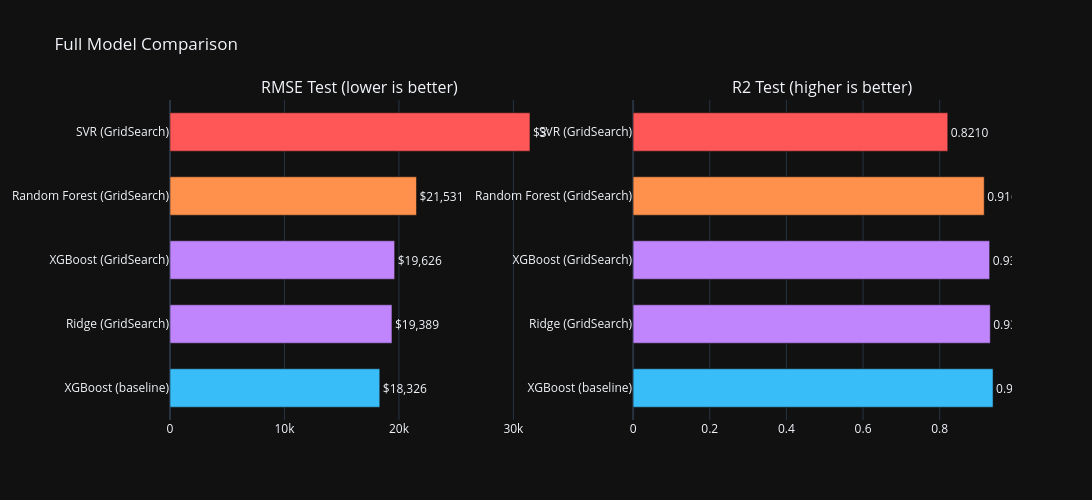

This figure's notebook cell:
### Code cell
fig = make_subplots(
    rows=1, cols=2,
    subplot_titles=["RMSE Test (lower is better)", "R2 Test (higher is better)"],

)

models  = all_results["model"].tolist()
colors  = ["#38bdf8", "#c084fc", "#c084fc", "#ff914d", "#ff5757"]

fig.add_trace(
    go.Bar(
        x=all_results["rmse_test"], y=models,
        orientation="h", marker_color=colors,
        text=[f"${v:,.0f}" for v in all_results["rmse_test"]],
        textposition="outside", showlegend=False,
        width=0.6,

    ),
    row=1, col=1,
)
fig.add_trace(
    go.Bar(
        x=all_results["r2_test"], y=models,
        orientation="h", marker_color=colors,
        text=[f"{v:.4f}" for v in all_results["r2_test"]],
        textposition="outside", showlegend=False,
        width=0.6,
    ),
    row=1, col=2,
)

fig.update_layout(title="Full Model Comparison", height=500, width=1800)
fig.show()

### Figure 1 — Plotly figure (JSON) as saved in the notebook; plotly's stock layout.template omitted (floating-point values rounded to 4 significant figures)
{"data": [{"marker": {"color": ["#38bdf8", "#c084fc", "#c084fc", "#ff914d", "#ff5757"]}, "orientation": "h", "showlegend": false, "text": ["$18,326", "$19,389", "$19,626", "$21,531", "$31,445"], "textposition": "outside", "type": "bar", "width": 0.6, "x": [18330.0, 19390.0, 19630.0, 21530.0, 31440.0], "xaxis": "x", "y": ["XGBoost (baseline)", "Ridge (GridSearch)", "XGBoost (GridSearch)", "Random Forest (GridSearch)", "SVR (GridSearch)"], "yaxis": "y"}, {"marker": {"color": ["#38bdf8", "#c084fc", "#c084fc", "#ff914d", "#ff5757"]}, "orientation": "h", "showlegend": false, "text": ["0.9392", "0.9319", "0.9303", "0.9161", "0.8210"], "textposition": "outside", "type": "bar", "width": 0.6, "x": [0.9392, 0.9319, 0.9303, 0.9161, 0.821], "xaxis": "x2", "y": ["XGBoost (baseline)", "Ridge (GridSearch)", "XGBoost (GridSearch)", "Random Forest (GridSearch)", "SVR (GridSearch)"], "yaxis": "y2"}], "layout": {"annotations": [{"font": {"size": 16}, "showarrow": false, "text": "RMSE Test (lower is better)", "x": 0.225, "xanchor": "center", "xref": "paper", "y": 1, "yanchor": "bottom", "yref": "paper"}, {"font": {"size": 16}, "showarrow": false, "text": "R2 Test (higher is better)", "x": 0.775, "xanchor": "center", "xref": "paper", "y": 1, "yanchor": "bottom", "yref": "paper"}], "height": 500, "title": {"text": "Full Model Comparison"}, "width": 1800, "xaxis": {"anchor": "y", "domain": [0, 0.45]}, "xaxis2": {"anchor": "y2", "domain": [0.55, 1]}, "yaxis": {"anchor": "x", "domain": [0, 1]}, "yaxis2": {"anchor": "x2", "domain": [0, 1]}}}
